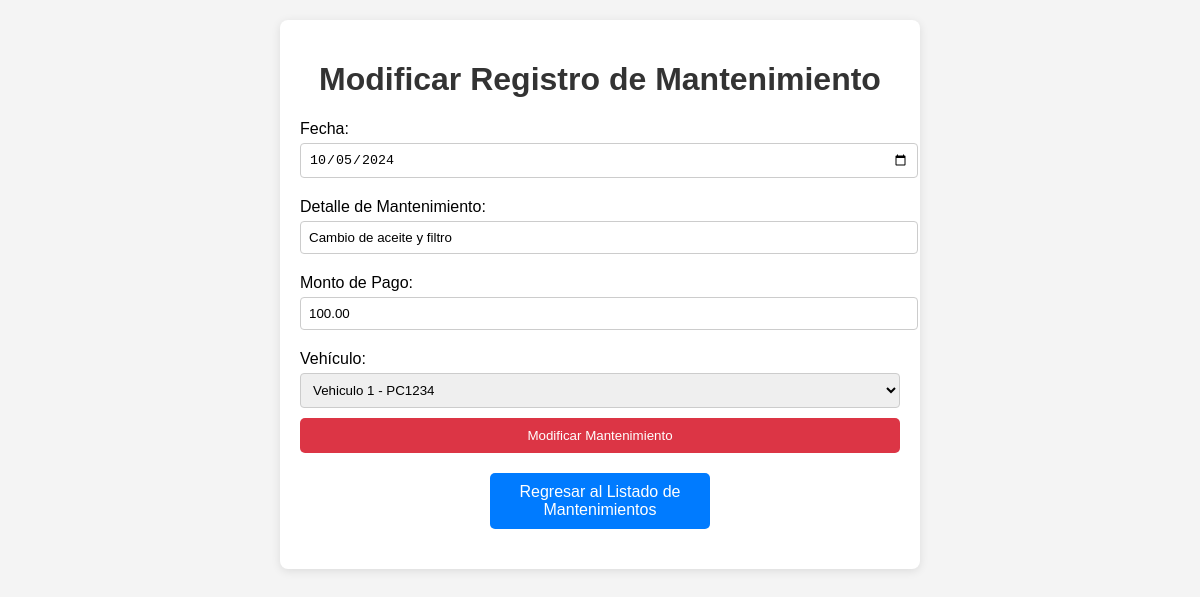
The app's page /?action=edit&id=1 with its own data.
### tables this page shows
CREATE TABLE `mantenimiento` (
  `id` int(11) NOT NULL,
  `fecha` date NOT NULL,
  `detalle` varchar(250) NOT NULL,
  `monto_pago` decimal(20,2) NOT NULL,
  `id_vehiculo` int(11) NOT NULL
);

CREATE TABLE `vehiculos` (
  `id` int(11) NOT NULL,
  `nombre` varchar(50) NOT NULL,
  `marca` varchar(50) NOT NULL,
  `modelo` varchar(50) NOT NULL,
  `año` int(11) NOT NULL,
  `placa` varchar(15) NOT NULL
);

### public/index.php (called while the page is built)
<?php
require_once '../app/controllers/MaintenanceController.php';
?>

### config/database.php (called while the page is built, shortened)
<?php
class Database {
    private $host = "localhost";
    private $db_name = "isaias_deasis";
    private $username = "root";
    private $password = "";
    public function getConnection(){
        $this->conn = null;
        try {
            $this->conn = new PDO("mysql:host=" . $this->host . ";dbname=" . $this->db_name, $this->username, $this->password);
            $this->conn->exec("set names utf8");
        } catch (PDOException $exception) {
            echo "Connection error: " . $exception->getMessage();
        }
        return $this->conn;
    }
}
?>

### app/models/maintenance.php (called while the page is built, shortened)
<?php
class Maintenance {
    private $conn;
    private $table_name = "mantenimiento";
    public $id;
    public function __construct($db) {
        $this->conn = $db;
    }
    public function readOne() {
        $query = "SELECT * FROM " . $this->table_name . " WHERE id = :id";
        $stmt = $this->conn->prepare($query);
        $stmt->bindParam(":id", $this->id);
        $stmt->execute();
        return $stmt->fetch(PDO::FETCH_ASSOC);
    }
}
?>

### app/models/vehicle.php (called while the page is built, shortened)
<?php
class Vehicle {
    private $conn;
    private $table_name = "vehiculos";
    public function __construct($db) {
        $this->conn = $db;
    }
    public function read() {
        $query = "SELECT id, nombre, placa FROM " . $this->table_name;
        $stmt = $this->conn->prepare($query);
        $stmt->execute();
        return $stmt->fetchAll(PDO::FETCH_ASSOC);
    }
}
?>

### app/views/maintenance/edit.php (the view, shortened to what this page needs)
<!DOCTYPE html>
<html lang="es">
<head>
</head>
<body>
    <div class="container">
        <h1>Modificar Registro de Mantenimiento</h1>
        <form id="maintenanceForm" action="" method="POST">
            <label for="fecha">Fecha:</label>
            <input type="date" name="fecha" id="fecha" value="<?php echo htmlspecialchars($maintenanceData['fecha']); ?>" required>
            <label for="detalle">Detalle de Mantenimiento:</label>
            <input type="text" name="detalle" id="detalle" value="<?php echo htmlspecialchars($maintenanceData['detalle']); ?>" required>
            <label for="monto_pago">Monto de Pago:</label>
            <input type="number" name="monto_pago" id="monto_pago" step="0.01" value="<?php echo htmlspecialchars($maintenanceData['monto_pago']); ?>" required>
            <label for="vehiculo">Vehículo:</label>
            <select name="vehiculo" id="vehiculo" required>
                <?php foreach ($vehicles as $vehicle): ?>
                    <option value="<?php echo htmlspecialchars($vehicle['id']); ?>" <?php echo ($vehicle['id'] == $maintenanceData['id_vehiculo']) ? 'selected' : ''; ?>>
                        <?php echo htmlspecialchars($vehicle['nombre'] . " - " . $vehicle['placa']); ?>
                    </option>
                <?php endforeach; ?>
            </select>
            <button type="submit">Modificar Mantenimiento</button>
        </form>
        <a href="?action=list" class="btn-back">Regresar al Listado de Mantenimientos</a>
    </div>
</body>
</html>

### app/views/maintenance/edit.php (style rules this page uses)
body { font-family: Arial, sans-serif; background-color: #f4f4f4; margin: 0; padding: 20px; }
h1 { text-align: center; color: #333; }
.container { max-width: 600px; margin: 0 auto; background: #fff; padding: 20px; border-radius: 8px; box-shadow: 0 2px 10px rgba(0, 0, 0, 0.1); }
label { display: block; margin: 10px 0 5px; }
input, select { width: 100%; padding: 8px; margin-bottom: 10px; border: 1px solid #ccc; border-radius: 4px; }
button { background-color: #dc3545; color: white; border: none; padding: 10px; border-radius: 5px; cursor: pointer; width: 100%; text-align: center; text-decoration: none; display: inline-block; }
.btn-back { display: block; width: 200px; background-color: #007bff; color: white; border: none; padding: 10px; border-radius: 5px; cursor: pointer; text-decoration: none; text-align: center; margin: 20px auto; }

### records on screen
mantenimiento: fecha "10/05/2024", detalle "Cambio de aceite y filtro", monto_pago "100.00", vehiculo "Vehiculo 1 - PC1234"
